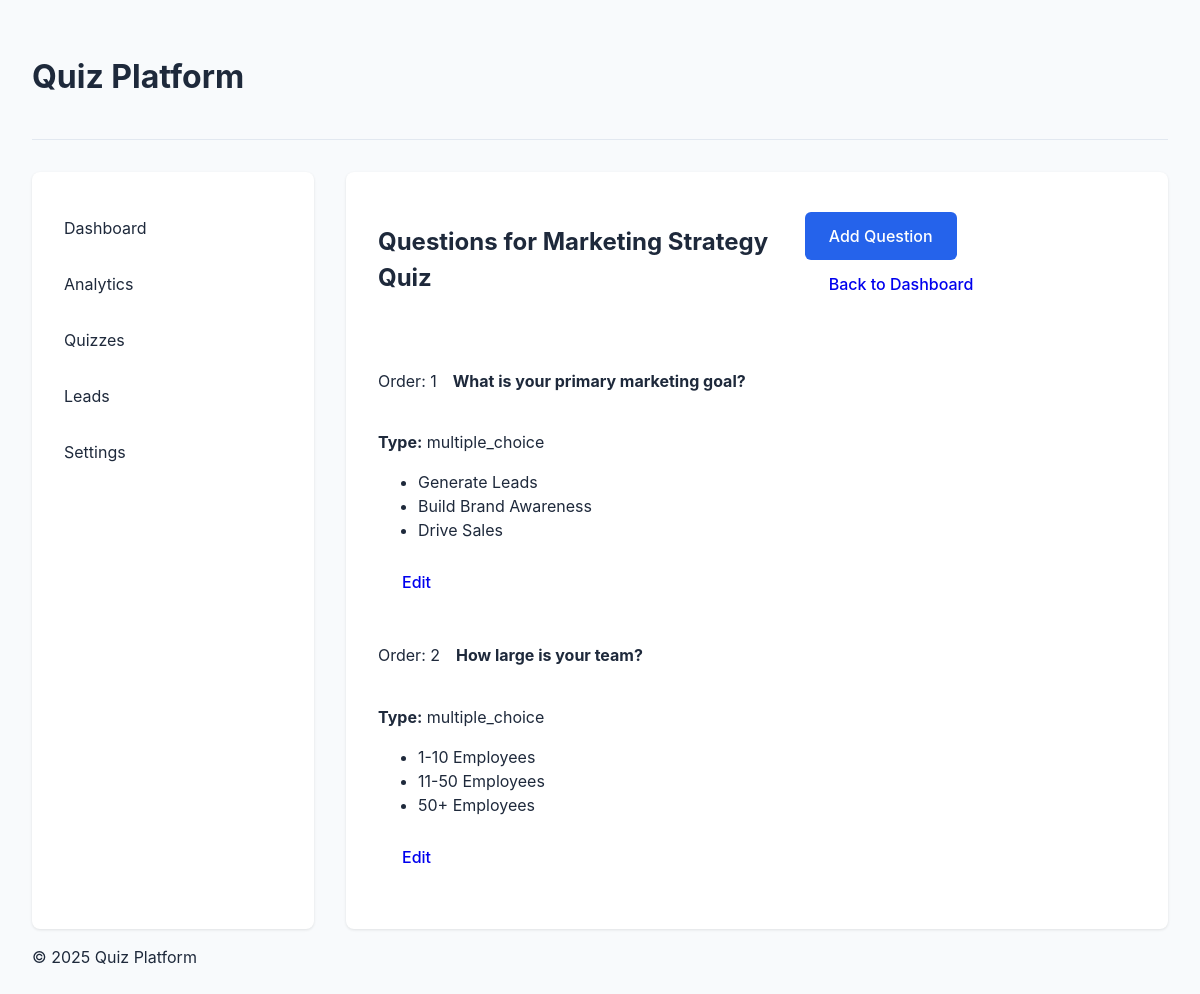
The app's page /admin/quizzes/marketing-strategy/questions with its own data.
### app/db_models.py (models this page shows)
class Quiz(Base):
    __tablename__ = "quizzes"
    id = Column(Integer, primary_key=True, index=True)
    slug = Column(String, unique=True, index=True)
    name = Column(String)
    description = Column(String, nullable=True)
    is_active = Column(Boolean, default=True)
    created_at = Column(DateTime, default=datetime.utcnow)
    questions = relationship("QuizQuestion", back_populates="quiz")
    leads = relationship("Lead", back_populates="quiz")

class QuizQuestion(Base):
    __tablename__ = "quiz_questions"
    id = Column(Integer, primary_key=True, index=True)
    quiz_id = Column(Integer, ForeignKey("quizzes.id"))
    question_text = Column(String)
    question_type = Column(String)
    question_order = Column(Integer)
    answers = Column(JSON) # Storing answers as JSON for simplicity
    is_active = Column(Boolean, default=True)
    quiz = relationship("Quiz", back_populates="questions")

### main.py (the view)
@app.get("/admin/quizzes/{slug}/questions", response_class=HTMLResponse)
async def list_questions(request: Request, slug: str, db: Session = Depends(get_db)):
    quiz = db.query(db_models.Quiz).filter(db_models.Quiz.slug == slug).first()
    if not quiz:
        return HTMLResponse("Quiz not found", status_code=404)
    quiz_questions = db.query(db_models.QuizQuestion).filter(db_models.QuizQuestion.quiz_id == quiz.id).order_by(db_models.QuizQuestion.question_order).all()
    return templates.TemplateResponse("admin/question_list.html", {"request": request, "quiz": quiz, "questions": quiz_questions, "title": f"Questions - {quiz.name}"})

### templates/admin/question_list.html (shortened to what this page needs)
{% extends "admin_layout.html" %}
{% block admin_content %}
<div class="editor-header">
    <h2>Questions for {{ quiz.name }}</h2>
    <div>
        <a href="/admin/quizzes/{{ quiz.slug }}/questions/new" class="btn btn-primary">Add Question</a>
        <a href="/admin/dashboard" class="btn btn-outline">Back to Dashboard</a>
    </div>
</div>
<div class="question-list">
    {% if questions %}
    {% for question in questions %}
    <div class="card question-card">
        <div class="card-header">
            <span class="badge">Order: {{ question.question_order }}</span>
            <h4>{{ question.question_text }}</h4>
        </div>
        <div class="card-body">
            <p><strong>Type:</strong> {{ question.question_type }}</p>
            <ul>
                {% for answer in question.answers %}
                <li>{{ answer.label }}</li>
                {% endfor %}
            </ul>
        </div>
        <div class="card-footer">
            <a href="#" class="btn btn-sm btn-outline">Edit</a>
        </div>
    </div>
    {% endfor %}
    {% else %}
    <p>No questions found.</p>
    {% endif %}
</div>
{% endblock %}

### templates/admin_layout.html
{% extends "base.html" %}
{% block content %}
<div class="admin-layout">
    <aside class="admin-sidebar">
        <nav>
            <ul>
                <li><a href="/admin/dashboard">Dashboard</a></li>
                <li><a href="/admin/analytics">Analytics</a></li>
                <li><a href="/admin/quizzes">Quizzes</a></li>
                <li><a href="/admin/leads">Leads</a></li>
                <li><a href="/admin/settings">Settings</a></li>
            </ul>
        </nav>
    </aside>
    <main class="admin-content">
        {% block admin_content %}{% endblock %}
    </main>
</div>
{% endblock %}

### templates/base.html (shortened to what this page needs)
<!DOCTYPE html>
<html lang="en">
<head>
    <link rel="stylesheet" href="/static/style.css">
</head>
<body>
    <div id="app">
        <header>
            <h1>Quiz Platform</h1>
        </header>
        <main>
            {% block content %}{% endblock %}
        </main>
        <footer>
            <p>&copy; 2025 Quiz Platform</p>
        </footer>
    </div>
</body>
</html>

### static/style.css (style rules this page uses)
:root { --primary-color: #2563eb; --primary-hover: #1d4ed8; --background-color: #f8fafc; --text-color: #1e293b; --border-color: #e2e8f0; --card-bg: #ffffff; --font-family: 'Inter', system-ui, -apple-system, sans-serif; }
body { font-family: var(--font-family); background-color: var(--background-color); color: var(--text-color); margin: 0; padding: 0; line-height: 1.5; }
#app { max-width: 1200px; margin: 0 auto; padding: 2rem; }
header { margin-bottom: 2rem; border-bottom: 1px solid var(--border-color); padding-bottom: 1rem; }
h1, h2, h3 { font-weight: 700; color: var(--text-color); }
.admin-layout { display: flex; gap: 2rem; min-height: 80vh; }
.admin-sidebar { width: 250px; background: var(--card-bg); padding: 1rem; border-radius: 0.5rem; box-shadow: 0 1px 3px rgba(0, 0, 0, 0.1); }
.admin-sidebar nav ul { list-style: none; padding: 0; }
.admin-sidebar nav li { margin-bottom: 0.5rem; }
.admin-sidebar nav a { display: block; padding: 0.75rem 1rem; color: var(--text-color); text-decoration: none; border-radius: 0.25rem; transition: background-color 0.2s; }
.admin-content { flex: 1; background: var(--card-bg); padding: 2rem; border-radius: 0.5rem; box-shadow: 0 1px 3px rgba(0, 0, 0, 0.1); }
.btn { display: inline-flex; align-items: center; justify-content: center; padding: 0.75rem 1.5rem; border-radius: 0.375rem; font-weight: 500; cursor: pointer; transition: all 0.2s; border: none; text-decoration: none; }
.btn-primary { background-color: var(--primary-color); color: white; }

### templates/admin/question_list.html (style rules this page uses)
.editor-header { display: flex; justify-content: space-between; align-items: center; margin-bottom: 2rem; }
.question-card { margin-bottom: 1rem; }
.card-header { display: flex; align-items: center; gap: 1rem; }

### records on screen
Quiz: name "Marketing Strategy Quiz"
QuizQuestion: question_order "1", question_text "What is your primary marketing goal?", question_type "multiple_choice", label "Generate Leads" "Build Brand Awareness" "Drive Sales"
QuizQuestion: question_order "2", question_text "How large is your team?", question_type "multiple_choice", label "1-10 Employees" "11-50 Employees" "50+ Employees"
